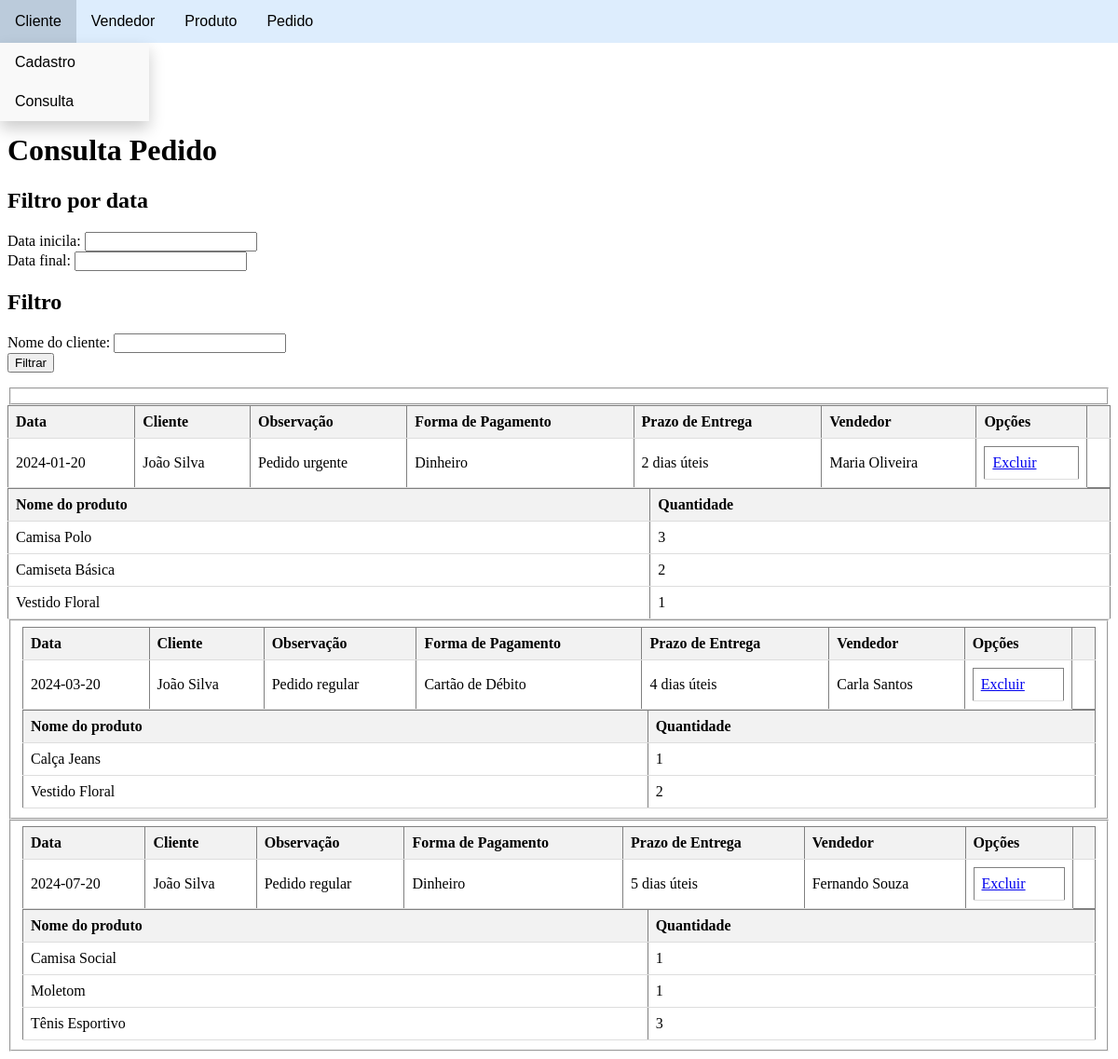
/pedido/consultarPedido.php?filtro_nome=João Silva, run on the app's committed database.
### tables this page shows
CREATE TABLE tb_pedido(
    id INTEGER AUTO_INCREMENT PRIMARY KEY,
    data_ped DATE,
    observacao VARCHAR(100),
    prazo_entrega VARCHAR(20),
    id_cliente INTEGER REFERENCES tb_cliente(id),    
    forma_pagto INTEGER REFERENCES tb_forma_pagto(id),    
    id_vendedor INTEGER REFERENCES tb_vendedor(id)
) engine INNODB;

CREATE TABLE tb_cliente(
    id INTEGER AUTO_INCREMENT PRIMARY KEY,
    nome VARCHAR(50),
    endereco VARCHAR(50),
    numero VARCHAR(10),
    bairro VARCHAR(30),
    cidade VARCHAR(30),
    estado CHAR(2),
    email VARCHAR(50),
    cpf_cnpj VARCHAR(14),
    rg VARCHAR(9),
    telefone VARCHAR(10),
    celular VARCHAR(11),
    data_nasc DATE,
    salario NUMERIC(12,2)
) engine INNODB;

CREATE TABLE tb_forma_pagto(
    id INTEGER AUTO_INCREMENT PRIMARY KEY,
    nome VARCHAR(30)
) engine INNODB;

CREATE TABLE tb_vendedor(
	id INTEGER AUTO_INCREMENT PRIMARY KEY,
	nome VARCHAR(50),
	endereco VARCHAR(50),
	cidade VARCHAR(30),
	estado VARCHAR(2),
	celular VARCHAR(11),
	email VARCHAR(50),
	perc_comissao NUMERIC(5,2)
) engine INNODB;

CREATE TABLE tb_itens_pedido(
    id_item INTEGER AUTO_INCREMENT PRIMARY KEY,
    qtde INTEGER,    
    id_pedido INTEGER REFERENCES tb_pedido(id),
    id_produto INTEGER REFERENCES tb_produto(id)       
) engine INNODB;

CREATE TABLE tb_produto(
	id INTEGER AUTO_INCREMENT PRIMARY KEY,
	nome VARCHAR(100),
	qtde_estoque INTEGER,
	preco NUMERIC(10,2),
	unidade_medida VARCHAR(20),
	promocao CHAR(3)  
) engine INNODB;

### pedido/consultarPedido.php (the view, shortened to what this page needs)
<?php
    include('../conexao.php');
    $query = " SELECT p.id as pedido_id, p.data_ped,
    c.nome as cliente, p.observacao,
    fp.nome as forma_pagto,
    p.prazo_entrega,
    v.nome as vendedor FROM tb_pedido p
    INNER JOIN tb_cliente c ON c.id = p.id_cliente
    INNER JOIN tb_forma_pagto fp ON fp.id = p.forma_pagto
    INNER JOIN tb_vendedor v ON v.id = p.id_vendedor ";
if (isset($_GET['filtro_nome']) && $_GET['filtro_nome'] != '') {
    $filtro_nome = $_GET['filtro_nome'];
    echo "nome: $filtro_nome";
    $query.=" AND c.nome LIKE '%$filtro_nome%'";
}
    $query .= " ORDER BY p.data_ped";
    $resu=mysqli_query($con,$query) or die(mysqli_connect_error());
?>
<!DOCTYPE html>
<html lang="pt-br">
<head>
</head>
<body>
    <?php
        include('../navbar.php');
    ?>
    <h1>Consulta Pedido</h1>
    <form method="$_GET">
        <h2>Filtro por data</h2>
        <label>Data inicila:</label>
        <input type="text" id="filtro_dt_init" name="filtro_dt_init" ><br>
        <label>Data final:</label>
        <input type="text" id="filtro_dt_final" name="filtro_dt_final"><br>
        <h2>Filtro</h2>
        <label>Nome do cliente: </label>
        <input type="text" id="filtro_nome" name="filtro_nome" ><br>
        <button type="submit">Filtrar</button>
    </form>
    <table>
        <?php
            while($reg = mysqli_fetch_array($resu)){
                echo"<fieldset><table width='100%' border='1px'><tr>
                <th>Data</th>
                <th>Cliente</th>
                <th>Observação</th>
                <th>Forma de Pagamento</th>
                <th>Prazo de Entrega</th>
                <th>Vendedor</th>
                <th>Opções<th>
                </tr>
                <tr>
                    <td>".$reg['data_ped']."</td>
                    <td>".$reg['cliente']."</td>
                    <td>".$reg['observacao']."</td>
                    <td>".$reg['forma_pagto']."</td>
                    <td>".$reg['prazo_entrega']."</td>
                    <td>".$reg['vendedor']."</td>
                    <td width='10%'><table border='1' width='100%'><tr>
                        <td><a href='excluirPedido.php?pedido_id=".$reg['pedido_id']."'>Excluir</td>
                    </tr></table></td>
                </tr></table>";
                $query2 = "SELECT p.nome as nome_produto, ip.qtde as quantidade FROM tb_itens_pedido ip
                INNER JOIN tb_produto p ON ip.id_produto = p.id WHERE ip.id_pedido = ".$reg['pedido_id']." ORDER BY nome_produto";
                $resu2=mysqli_query($con,$query2) or die(mysqli_connect_error());
                echo "
                <table border='1px'><tr>
                    <th>Nome do produto</th>
                    <th>Quantidade</th>
                </tr>";
                while($reg2 = mysqli_fetch_array($resu2)){
                    echo "
                    <tr>
                        <td>".$reg2['nome_produto']."</td>
                        <td>".$reg2['quantidade']."</td>
                    </tr>";
                }
                echo "</table></fieldset>";
            }
        ?>
</body>
</html>

### pedido/consultarPedido.php (style rules this page uses)
table { width: 100%; border-collapse: collapse; }
th, td { padding: 8px; text-align: left; border-bottom: 1px solid #ddd; }
th { background-color: #f2f2f2; }

### data on the page
tb_pedido: data_ped "2024-01-20", id_cliente.nome "João Silva", observacao "Pedido urgente", forma_pagto.nome "Dinheiro", prazo_entrega "2 dias úteis", id_vendedor.nome "Maria Oliveira"
tb_itens_pedido: id_produto.nome "Camisa Polo", qtde "3"
tb_itens_pedido: id_produto.nome "Camiseta Básica", qtde "2"
tb_itens_pedido: id_produto.nome "Vestido Floral", qtde "1"
tb_pedido: data_ped "2024-03-20", id_cliente.nome "João Silva", observacao "Pedido regular", forma_pagto.nome "Cartão de Débito", prazo_entrega "4 dias úteis", id_vendedor.nome "Carla Santos"
tb_itens_pedido: id_produto.nome "Calça Jeans", qtde "1"
tb_itens_pedido: id_produto.nome "Vestido Floral", qtde "2"
tb_pedido: data_ped "2024-07-20", id_cliente.nome "João Silva", observacao "Pedido regular", forma_pagto.nome "Dinheiro", prazo_entrega "5 dias úteis", id_vendedor.nome "Fernando Souza"
tb_itens_pedido: id_produto.nome "Camisa Social", qtde "1"
tb_itens_pedido: id_produto.nome "Moletom", qtde "1"
tb_itens_pedido: id_produto.nome "Tênis Esportivo", qtde "3"

### other printed values
$filtro_nome "João Silva"
